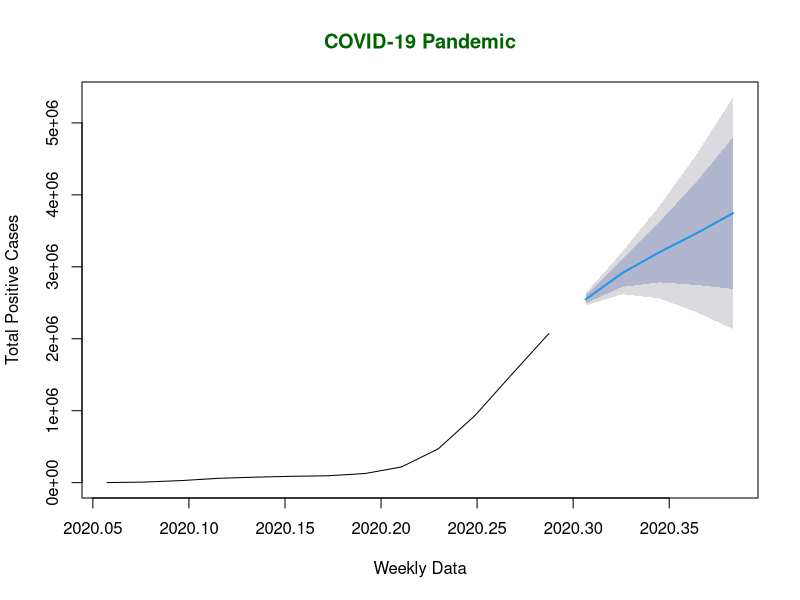

Recreate this plot in R.
# Weekly data of COVID-19 cases from
# 22 January, 2020 to 15 April, 2020
x <- c(580, 7813, 28266, 59287, 75700,
    87820, 95314, 126214, 218843,
    471497, 936851, 1508725, 2072113)
 
# library required for decimal_date() function
library(lubridate)
 
# library required for forecasting
library(forecast)
 
# output to be created as png file
png(file ="forecastTimeSeries.png")
 
# creating time series object
# from date 22 January, 2020
mts<- ts(x, start = decimal_date(ymd("2020-01-22")),
                            frequency = 365.25 / 7)
 
# forecasting model using arima model
fit <- auto.arima(mts)
 
# Next 5 forecasted values
forecast(fit, 5)
 
# plotting the graph with next
# 5 weekly forecasted values
plot(forecast(fit, 5), xlab ="Weekly Data",
ylab ="Total Positive Cases",
main ="COVID-19 Pandemic", col.main ="darkgreen")
 
# saving the file
dev.off()
